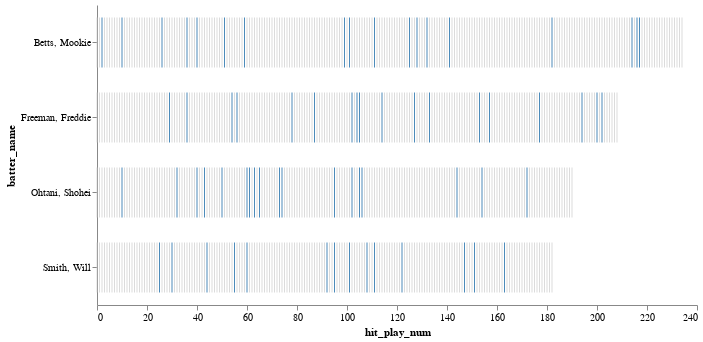

Here is the notebook cell this chart was saved with:
### Code cell
alt.Chart(hit_plays.query(f"batter_name.isin({stars})")).mark_tick(
    size=50, thickness=1
).encode(
    x=alt.X("hit_play_num:Q", axis=alt.Axis(grid=False)),
    y=alt.Y("batter_name:O", axis=alt.Axis(grid=False)),
    color=alt.condition(
        "datum.events == 'double'",
        alt.value("#005a9c"),
        alt.value("#ccc"),
    ),
    tooltip=["game_date:T", "events", "inning"],
).properties(
    width=600, height=300
).configure_view(
    strokeWidth=0
)

### Figure 1 — Vega-Lite specification as saved in the notebook (floating-point values rounded to 4 significant figures; data arrays with more than 128 entries replaced by an {"elided": "..."} marker saying what was removed)
{"config": {"view": {"continuousWidth": 300, "continuousHeight": 300, "strokeWidth": 0}}, "data": {"name": "data-b7afa0a82d2a1278d57c02bd321b251b"}, "mark": {"type": "tick", "size": 50, "thickness": 1}, "encoding": {"color": {"condition": {"test": "datum.events == 'double'", "value": "#005a9c"}, "value": "#ccc"}, "tooltip": [{"field": "game_date", "type": "temporal"}, {"field": "events", "type": "nominal"}, {"field": "inning", "type": "quantitative"}], "x": {"axis": {"grid": false}, "field": "hit_play_num", "type": "quantitative"}, "y": {"axis": {"grid": false}, "field": "batter_name", "type": "ordinal"}}, "height": 300, "width": 600, "$schema": "https://vega.github.io/schema/vega-lite/v5.17.0.json", "datasets": {"data-b7afa0a82d2a1278d57c02bd321b251b": {"elided": "818 records"}}}
